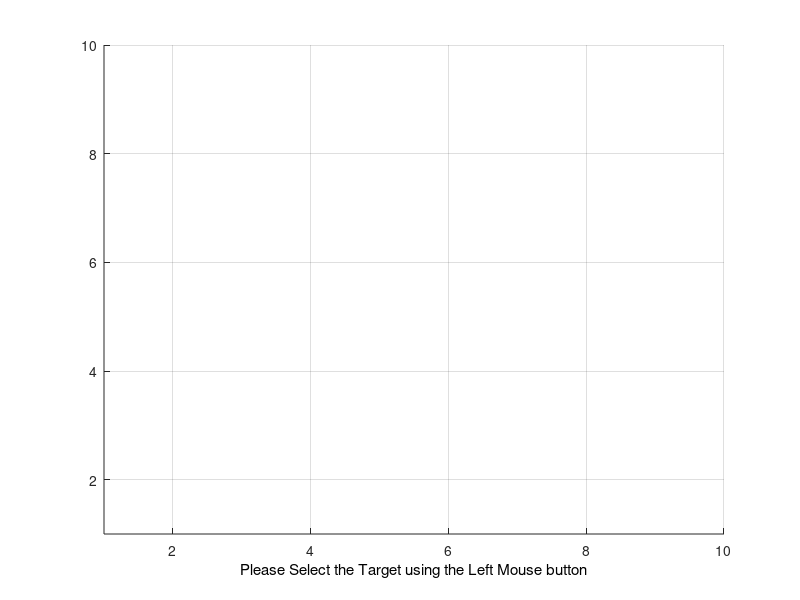

MATLAB code for this plot: (Note: this script raises an error after producing the figure.)
%%%%%%%%%%%%%%%%%%%%%%%%%%%%%%%%%%%%%%%%%%%%%%%%%%%%%
% A* ALGORITHM Demo
% Interactive A* search demo
% 04-26-2005
%   Copyright 2009-2010 The MathWorks, Inc.
%%%%%%%%%%%%%%%%%%%%%%%%%%%%%%%%%%%%%%%%%%%%%%%%%%%%%

clc;clear all; close all;

%DEFINE THE 2-D MAP ARRAY
MAX_X=10;
MAX_Y=10;
MAX_VAL=10;
%This array stores the coordinates of the map and the 
%Objects in each coordinate
MAP=2*(ones(MAX_X,MAX_Y));

% Obtain Obstacle, Target and Robot Position
% Initialize the MAP with input values
% Obstacle=-1,Target = 0,Robot=1,Space=2
j=0;
x_val = 1;
y_val = 1;
%axis([1 MAX_X+1 1 MAX_Y+1])
axis([1 MAX_X 1 MAX_Y])
grid on;
hold on;
n=0;%Number of Obstacles

% BEGIN Interactive Obstacle, Target, Start Location selection
pause(1);
h=msgbox('Please Select the Target using the Left Mouse button');
uiwait(h,5);
if ishandle(h) == 1
    delete(h);
end
xlabel('Please Select the Target using the Left Mouse button','Color','black');
but=0;
while (but ~= 1) %Repeat until the Left button is not clicked
    [xval,yval,but]=ginput(1);
end
xval=floor(xval);
yval=floor(yval);
xTarget=xval;%X Coordinate of the Target
yTarget=yval;%Y Coordinate of the Target

MAP(xval,yval)=0;%Initialize MAP with location of the target
plot(xval+.5,yval+.5,'gd');
text(xval+1,yval+.5,'Target')

pause(2);
h=msgbox('Select Obstacles using the Left Mouse button,to select the last obstacle use the Right button');
  xlabel('Select Obstacles using the Left Mouse button,to select the last obstacle use the Right button','Color','blue');
uiwait(h,10);
if ishandle(h) == 1
    delete(h);
end
while but == 1
    [xval,yval,but] = ginput(1);
    xval=floor(xval);
    yval=floor(yval);
    MAP(xval,yval)=-1;%Put on the closed list as well
    plot(xval+.5,yval+.5,'ro');
 end%End of While loop
 
pause(1);

h=msgbox('Please Select the Vehicle initial position using the Left Mouse button');
uiwait(h,5);
if ishandle(h) == 1
    delete(h);
end
xlabel('Please Select the Vehicle initial position ','Color','black');
but=0;
while (but ~= 1) %Repeat until the Left button is not clicked
    [xval,yval,but]=ginput(1);
    xval=floor(xval);
    yval=floor(yval);
end
xStart=xval;%Starting Position
yStart=yval;%Starting Position
MAP(xval,yval)=1;
 plot(xval+.5,yval+.5,'bo');
%End of obstacle-Target pickup

%%%%%%%%%%%%%%%%%%%%%%%%%%%%%%%%%%%%%%%%%%%%%%%%%%%%%%%%%%%%%%%%%%%%%%%%%%%%%%%%%%%%%%%%%%%%%%%
%LISTS USED FOR ALGORITHM
%%%%%%%%%%%%%%%%%%%%%%%%%%%%%%%%%%%%%%%%%%%%%%%%%%%%%%%%%%%%%%%%%%%%%%%%%%%%%%%%%%%%%%%%%%%%%%%
%OPEN LIST STRUCTURE
%--------------------------------------------------------------------------
%IS ON LIST 1/0 |X val |Y val |Parent X val |Parent Y val |h(n) |g(n)|f(n)|
%--------------------------------------------------------------------------
OPEN=[];
%CLOSED LIST STRUCTURE
%--------------
%X val | Y val |
%--------------
% CLOSED=zeros(MAX_VAL,2);
CLOSED=[];

%Put all obstacles on the Closed list
k=1;%Dummy counter
for i=1:MAX_X
    for j=1:MAX_Y
        if(MAP(i,j) == -1)
            CLOSED(k,1)=i; 
            CLOSED(k,2)=j; 
            k=k+1;
        end
    end
end
CLOSED_COUNT=size(CLOSED,1);
%set the starting node as the first node
xNode=xval;
yNode=yval;
OPEN_COUNT=1;
path_cost=0;
goal_distance=distance(xNode,yNode,xTarget,yTarget);
OPEN(OPEN_COUNT,:)=insert_open(xNode,yNode,xNode,yNode,path_cost,goal_distance,goal_distance);
OPEN(OPEN_COUNT,1)=0;
CLOSED_COUNT=CLOSED_COUNT+1;
CLOSED(CLOSED_COUNT,1)=xNode;
CLOSED(CLOSED_COUNT,2)=yNode;
NoPath=1;
%%%%%%%%%%%%%%%%%%%%%%%%%%%%%%%%%%%%%%%%%%%%%%%%%%%%%%%%%%%%%%%%%%%%%%%%%%%%%%%%%%%%%%%%%%%%%
% START ALGORITHM
%%%%%%%%%%%%%%%%%%%%%%%%%%%%%%%%%%%%%%%%%%%%%%%%%%%%%%%%%%%%%%%%%%%%%%%%%%%%%%%%%%%%%%%%%%%%%
while((xNode ~= xTarget || yNode ~= yTarget) && NoPath == 1)
%  plot(xNode+.5,yNode+.5,'go');
 exp_array=expand_array(xNode,yNode,path_cost,xTarget,yTarget,CLOSED,MAX_X,MAX_Y);
 exp_count=size(exp_array,1);
 %UPDATE LIST OPEN WITH THE SUCCESSOR NODES
 %OPEN LIST FORMAT
 %--------------------------------------------------------------------------
 %IS ON LIST 1/0 |X val |Y val |Parent X val |Parent Y val |h(n) |g(n)|f(n)|
 %--------------------------------------------------------------------------
 %EXPANDED ARRAY FORMAT
 %--------------------------------
 %|X val |Y val ||h(n) |g(n)|f(n)|
 %--------------------------------
 for i=1:exp_count
    flag=0;
    for j=1:OPEN_COUNT
        if(exp_array(i,1) == OPEN(j,2) && exp_array(i,2) == OPEN(j,3) )
            OPEN(j,8)=min(OPEN(j,8),exp_array(i,5)); %#ok<*SAGROW>
            if OPEN(j,8)== exp_array(i,5)
                %UPDATE PARENTS,gn,hn
                OPEN(j,4)=xNode;
                OPEN(j,5)=yNode;
                OPEN(j,6)=exp_array(i,3);
                OPEN(j,7)=exp_array(i,4);
            end;%End of minimum fn check
            flag=1;
        end;%End of node check
%         if flag == 1
%             break;
    end;%End of j for
    if flag == 0
        OPEN_COUNT = OPEN_COUNT+1;
        OPEN(OPEN_COUNT,:)=insert_open(exp_array(i,1),exp_array(i,2),xNode,yNode,exp_array(i,3),exp_array(i,4),exp_array(i,5));
     end;%End of insert new element into the OPEN list
 end;%End of i for
 %%%%%%%%%%%%%%%%%%%%%%%%%%%%%%%%%%%%%%%%%%%%%%%%%%%
 %END OF WHILE LOOP
 %%%%%%%%%%%%%%%%%%%%%%%%%%%%%%%%%%%%%%%%%%%%%%%%%%%
 %Find out the node with the smallest fn 
  index_min_node = min_fn(OPEN,OPEN_COUNT,xTarget,yTarget);
  if (index_min_node ~= -1)    
   %Set xNode and yNode to the node with minimum fn
   xNode=OPEN(index_min_node,2);
   yNode=OPEN(index_min_node,3);
   path_cost=OPEN(index_min_node,6);%Update the cost of reaching the parent node
  %Move the Node to list CLOSED
  CLOSED_COUNT=CLOSED_COUNT+1;
  CLOSED(CLOSED_COUNT,1)=xNode;
  CLOSED(CLOSED_COUNT,2)=yNode;
  OPEN(index_min_node,1)=0;
  else
      %No path exists to the Target!!
      NoPath=0;%Exits the loop!
  end;%End of index_min_node check
end;%End of While Loop
%Once algorithm has run The optimal path is generated by starting of at the
%last node(if it is the target node) and then identifying its parent node
%until it reaches the start node.This is the optimal path

i=size(CLOSED,1);
Optimal_path=[];
xval=CLOSED(i,1);
yval=CLOSED(i,2);
i=1;
Optimal_path(i,1)=xval;
Optimal_path(i,2)=yval;
i=i+1;

if ( (xval == xTarget) && (yval == yTarget))
    inode=0;
   %Traverse OPEN and determine the parent nodes
   parent_x=OPEN(node_index(OPEN,xval,yval),4);%node_index returns the index of the node
   parent_y=OPEN(node_index(OPEN,xval,yval),5);
   
   while( parent_x ~= xStart || parent_y ~= yStart)
           Optimal_path(i,1) = parent_x;
           Optimal_path(i,2) = parent_y;
           %Get the grandparents:-)
           inode=node_index(OPEN,parent_x,parent_y);
           parent_x=OPEN(inode,4);%node_index returns the index of the node
           parent_y=OPEN(inode,5);
           i=i+1;
    end;
 j=size(Optimal_path,1);
 %Plot the Optimal Path!
 p=plot(Optimal_path(j,1)+.5,Optimal_path(j,2)+.5,'bo');
 j=j-1;
 for i=j:-1:1
  pause(.25);
  set(p,'XData',Optimal_path(i,1)+.5,'YData',Optimal_path(i,2)+.5);
 drawnow ;
 end;
 plot(Optimal_path(:,1)+.5,Optimal_path(:,2)+.5);
else
 pause(1);
 h=msgbox('Sorry, No path exists to the Target!','warn');
 uiwait(h,5);
end

    





